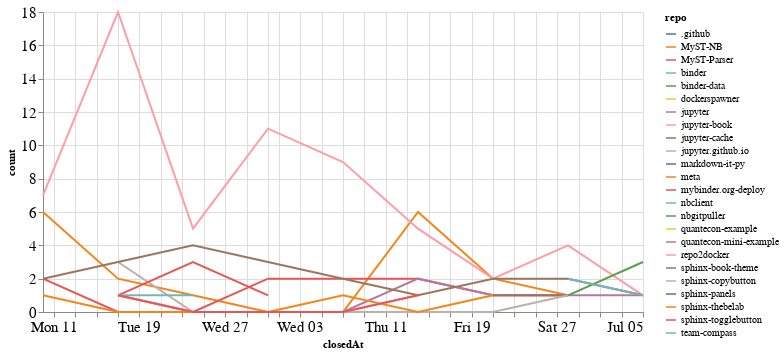

Source (notebook cell):
### Code cell
closed_by_time = closed_by.groupby('repo').resample('W', on='closedAt').count()['author'].reset_index()
closed_by_time = closed_by_time.rename(columns={'author': 'count'})

alt.Chart(closed_by_time, width=600).mark_line().encode(
    x='closedAt',
    y='count',
    color='repo',
    tooltip="repo"
)

### Figure 1 — Vega-Lite specification as saved in the notebook (floating-point values rounded to 4 significant figures)
{"config": {"axisLeft": {"labelFontSize": 15}, "axisBottom": {"labelFontSize": 15}}, "data": {"name": "data-35eb6fb8573c9eae0dd68d04e133ce9e"}, "mark": "line", "encoding": {"color": {"type": "nominal", "field": "repo"}, "tooltip": {"type": "nominal", "field": "repo"}, "x": {"type": "temporal", "field": "closedAt"}, "y": {"type": "quantitative", "field": "count"}}, "width": 600, "$schema": "https://vega.github.io/schema/vega-lite/v4.8.1.json", "datasets": {"data-35eb6fb8573c9eae0dd68d04e133ce9e": [{"repo": ".github", "closedAt": "2020-07-05T00:00:00", "count": 1}, {"repo": "MyST-NB", "closedAt": "2020-05-10T00:00:00", "count": 6}, {"repo": "MyST-NB", "closedAt": "2020-05-17T00:00:00", "count": 2}, {"repo": "MyST-NB", "closedAt": "2020-05-24T00:00:00", "count": 1}, {"repo": "MyST-NB", "closedAt": "2020-05-31T00:00:00", "count": 0}, {"repo": "MyST-NB", "closedAt": "2020-06-07T00:00:00", "count": 0}, {"repo": "MyST-NB", "closedAt": "2020-06-14T00:00:00", "count": 6}, {"repo": "MyST-NB", "closedAt": "2020-06-21T00:00:00", "count": 2}, {"repo": "MyST-NB", "closedAt": "2020-06-28T00:00:00", "count": 1}, {"repo": "MyST-Parser", "closedAt": "2020-05-10T00:00:00", "count": 2}, {"repo": "MyST-Parser", "closedAt": "2020-05-17T00:00:00", "count": 0}, {"repo": "MyST-Parser", "closedAt": "2020-05-24T00:00:00", "count": 0}, {"repo": "MyST-Parser", "closedAt": "2020-05-31T00:00:00", "count": 2}, {"repo": "MyST-Parser", "closedAt": "2020-06-07T00:00:00", "count": 2}, {"repo": "MyST-Parser", "closedAt": "2020-06-14T00:00:00", "count": 2}, {"repo": "MyST-Parser", "closedAt": "2020-06-21T00:00:00", "count": 1}, {"repo": "MyST-Parser", "closedAt": "2020-06-28T00:00:00", "count": 1}, {"repo": "binder", "closedAt": "2020-06-28T00:00:00", "count": 1}, {"repo": "binder-data", "closedAt": "2020-06-21T00:00:00", "count": 1}, {"repo": "dockerspawner", "closedAt": "2020-06-28T00:00:00", "count": 2}, {"repo": "jupyter", "closedAt": "2020-05-17T00:00:00", "count": 1}, {"repo": "jupyter", "closedAt": "2020-05-24T00:00:00", "count": 0}, {"repo": "jupyter", "closedAt": "2020-05-31T00:00:00", "count": 0}, {"repo": "jupyter", "closedAt": "2020-06-07T00:00:00", "count": 0}, {"repo": "jupyter", "closedAt": "2020-06-14T00:00:00", "count": 2}, {"repo": "jupyter", "closedAt": "2020-06-21T00:00:00", "count": 1}, {"repo": "jupyter", "closedAt": "2020-06-28T00:00:00", "count": 1}, {"repo": "jupyter", "closedAt": "2020-07-05T00:00:00", "count": 1}, {"repo": "jupyter-book", "closedAt": "2020-05-10T00:00:00", "count": 7}, {"repo": "jupyter-book", "closedAt": "2020-05-17T00:00:00", "count": 18}, {"repo": "jupyter-book", "closedAt": "2020-05-24T00:00:00", "count": 5}, {"repo": "jupyter-book", "closedAt": "2020-05-31T00:00:00", "count": 11}, {"repo": "jupyter-book", "closedAt": "2020-06-07T00:00:00", "count": 9}, {"repo": "jupyter-book", "closedAt": "2020-06-14T00:00:00", "count": 5}, {"repo": "jupyter-book", "closedAt": "2020-06-21T00:00:00", "count": 2}, {"repo": "jupyter-book", "closedAt": "2020-06-28T00:00:00", "count": 4}, {"repo": "jupyter-book", "closedAt": "2020-07-05T00:00:00", "count": 1}, {"repo": "jupyter-cache", "closedAt": "2020-06-21T00:00:00", "count": 1}, {"repo": "jupyter-cache", "closedAt": "2020-06-28T00:00:00", "count": 1}, {"repo": "jupyter.github.io", "closedAt": "2020-05-17T00:00:00", "count": 3}, {"repo": "jupyter.github.io", "closedAt": "2020-05-24T00:00:00", "count": 0}, {"repo": "jupyter.github.io", "closedAt": "2020-05-31T00:00:00", "count": 0}, {"repo": "jupyter.github.io", "closedAt": "2020-06-07T00:00:00", "count": 0}, {"repo": "jupyter.github.io", "closedAt": "2020-06-14T00:00:00", "count": 0}, {"repo": "jupyter.github.io", "closedAt": "2020-06-21T00:00:00", "count": 0}, {"repo": "jupyter.github.io", "closedAt": "2020-06-28T00:00:00", "count": 1}, {"repo": "markdown-it-py", "closedAt": "2020-05-10T00:00:00", "count": 2}, {"repo": "meta", "closedAt": "2020-05-10T00:00:00", "count": 1}, {"repo": "meta", "closedAt": "2020-05-17T00:00:00", "count": 0}, {"repo": "meta", "closedAt": "2020-05-24T00:00:00", "count": 0}, {"repo": "meta", "closedAt": "2020-05-31T00:00:00", "count": 0}, {"repo": "meta", "closedAt": "2020-06-07T00:00:00", "count": 1}, {"repo": "meta", "closedAt": "2020-06-14T00:00:00", "count": 0}, {"repo": "meta", "closedAt": "2020-06-21T00:00:00", "count": 1}, {"repo": "mybinder.org-deploy", "closedAt": "2020-05-17T00:00:00", "count": 1}, {"repo": "mybinder.org-deploy", "closedAt": "2020-05-24T00:00:00", "count": 3}, {"repo": "mybinder.org-deploy", "closedAt": "2020-05-31T00:00:00", "count": 1}, {"repo": "nbclient", "closedAt": "2020-05-17T00:00:00", "count": 1}, {"repo": "nbclient", "closedAt": "2020-05-24T00:00:00", "count": 1}, {"repo": "nbgitpuller", "closedAt": "2020-06-28T00:00:00", "count": 1}, {"repo": "nbgitpuller", "closedAt": "2020-07-05T00:00:00", "count": 3}, {"repo": "quantecon-example", "closedAt": "2020-05-17T00:00:00", "count": 1}, {"repo": "quantecon-mini-example", "closedAt": "2020-06-21T00:00:00", "count": 1}, {"repo": "repo2docker", "closedAt": "2020-05-17T00:00:00", "count": 1}, {"repo": "repo2docker", "closedAt": "2020-05-24T00:00:00", "count": 0}, {"repo": "repo2docker", "closedAt": "2020-05-31T00:00:00", "count": 0}, {"repo": "repo2docker", "closedAt": "2020-06-07T00:00:00", "count": 0}, {"repo": "repo2docker", "closedAt": "2020-06-14T00:00:00", "count": 1}, {"repo": "sphinx-book-theme", "closedAt": "2020-05-10T00:00:00", "count": 2}, {"repo": "sphinx-book-theme", "closedAt": "2020-05-17T00:00:00", "count": 3}, {"repo": "sphinx-book-theme", "closedAt": "2020-05-24T00:00:00", "count": 4}, {"repo": "sphinx-book-theme", "closedAt": "2020-05-31T00:00:00", "count": 3}, {"repo": "sphinx-book-theme", "closedAt": "2020-06-07T00:00:00", "count": 2}, {"repo": "sphinx-book-theme", "closedAt": "2020-06-14T00:00:00", "count": 1}, {"repo": "sphinx-book-theme", "closedAt": "2020-06-21T00:00:00", "count": 2}, {"repo": "sphinx-book-theme", "closedAt": "2020-06-28T00:00:00", "count": 2}, {"repo": "sphinx-book-theme", "closedAt": "2020-07-05T00:00:00", "count": 1}, {"repo": "sphinx-copybutton", "closedAt": "2020-06-21T00:00:00", "count": 2}, {"repo": "sphinx-panels", "closedAt": "2020-05-10T00:00:00", "count": 1}, {"repo": "sphinx-thebelab", "closedAt": "2020-07-05T00:00:00", "count": 1}, {"repo": "sphinx-togglebutton", "closedAt": "2020-05-17T00:00:00", "count": 1}, {"repo": "sphinx-togglebutton", "closedAt": "2020-05-24T00:00:00", "count": 0}, {"repo": "sphinx-togglebutton", "closedAt": "2020-05-31T00:00:00", "count": 0}, {"repo": "sphinx-togglebutton", "closedAt": "2020-06-07T00:00:00", "count": 0}, {"repo": "sphinx-togglebutton", "closedAt": "2020-06-14T00:00:00", "count": 1}, {"repo": "team-compass", "closedAt": "2020-06-28T00:00:00", "count": 2}, {"repo": "team-compass", "closedAt": "2020-07-05T00:00:00", "count": 1}]}}
